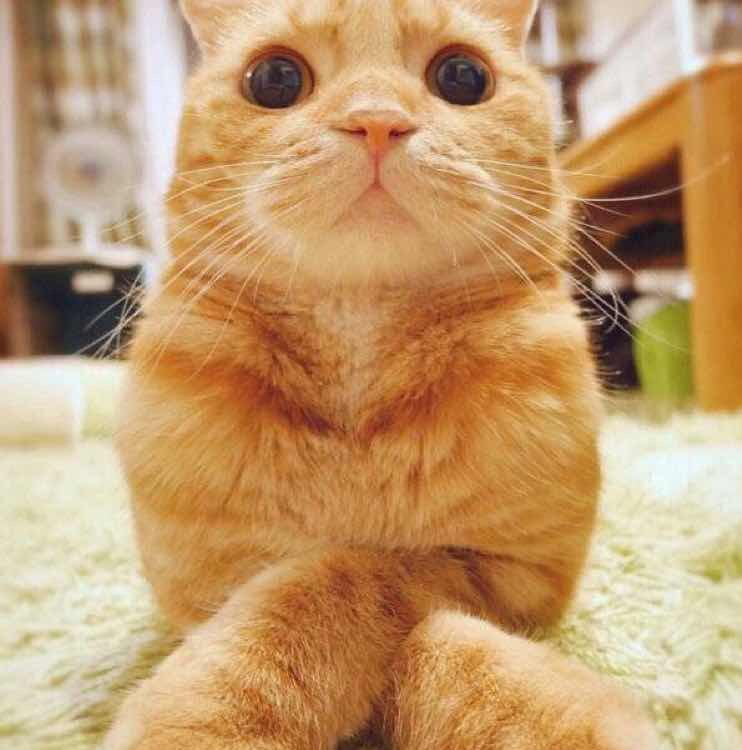
#> input picture IMG_2017.JPG, 742 x 750 px
$ python pic2ascii.py IMG_2017.JPG   (Python 2 division)
#> lines starting #> are read from the running program, lines starting #| are printed output that depends on the picture
# -*- coding:utf8 -*-
# Author:aisk

import sys
import Image

HEIGHT = 100
chars = "   ...',;:clodxkO0KXNWMMM "

def pic2ascii(filename):
#> called with filename = 'IMG_2017.JPG'
    output = ''
    image = Image.open(filename)
#> image is the input picture: PIL image 742x750 RGB; mean R, G, B 194.9, 155.1, 109.9
    size = getsize(image)
#> size = (225, 100)
    image = image.resize(size)
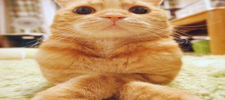
#> image: PIL image 225x100 RGB; mean R, G, B 194.9, 155.1, 109.9
    image = image.convert('L')
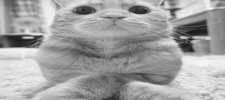
#> image: PIL image 225x100 L; min 22, max 247, mean 161.9
    pixs = image.load()
    for y in range(size[1]):
        for x in range(size[0]):
            try:
                output += chars[pixs[x,y]/10]
            except:
                print pixs[x,y]
                print pixs[x,y]/10
        output += '\n'
    file  =open(filename+'.result','w')
    file.write(output)
    #print output

def getsize(image):
    '''Calculate the target picture size
    '''
    s_width = image.size[0]
    s_height = image.size[1]
    t_height = HEIGHT
    t_width = (t_height*s_width)/s_height
    t_width = int(t_width * 2.3)
    t_size = (t_width ,t_height)
    return t_size

if __name__ == '__main__':
    if len(sys.argv) < 2:
        print "Useage: pic2ascii.py filename"
        sys.exit(1)
    filename = sys.argv[1]
    pic2ascii(filename)
